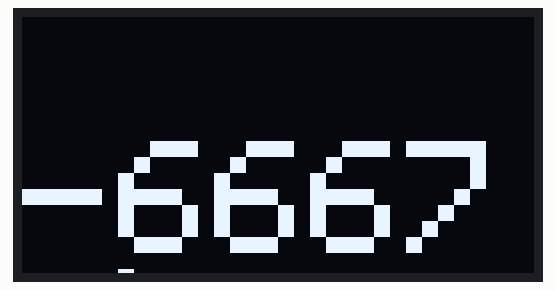
A sketch run on a simulated Arduino Uno, built with avr-gcc and run on an emulated ATmega328P. Parts: 128×64 one-colour display. The display library's start-up logo is not drawn; the local clock reads 2024-03-15 10:24:30 at power-on unless the sketch sets it; what the sketch prints to the serial monitor is not drawn.

Above: at 0.4 s.

The sketch:

pregnancy_countup.ino
```cpp
// set clock to 1MHz; 1 microsecond = 1 clock cycle
#define F_CPU 1000000L

#include <SPI.h>
#include <Wire.h>
#include <RTClib.h>
#include <Adafruit_GFX.h>
#include <Adafruit_SSD1306.h>
#include <stdio.h>
#include <avr/pgmspace.h>

#define DEBUG_ENABLED 1
#define DEBUG(x) if(DEBUG_ENABLED){Serial.print(x);}
#define DEBUG2(x,y) if(DEBUG_ENABLED){Serial.print(x,y);}

RTC_DS1307 rtc;

#define OLED_RESET -1
Adafruit_SSD1306 display(OLED_RESET);

#define BAR_XPOS         0
#define BAR_YPOS         0
#define BAR_HEIGHT       16
#define BAR_WIDTH        128

#define MAINPANEL_XPOS   0
#define MAINPANEL_YPOS   16
#define MAINPANEL_HEIGHT 48
#define MAINPANEL_WIDTH  128

#define PREG_WKS         39
#define PREGDUE_Y        2016
#define PREGDUE_M        8
#define PREGDUE_D        18

#define SEC_IN_WK        604800L

#define REFRESH_INTERVAL 3600000

static DateTime due;

static long int due_ut = 0;

static char sbuffer[64] = "";
static char fbuffer[64] = "";
const char fmt_timenow_P[] PROGMEM =   { "Now: %04d/%02d/%02d %02d:%02d:%02d\n" };
const char fmt_wksremain_P[] PROGMEM = { "Weeks remaining: %d\n" };
const char fmt_wkspassed_P[] PROGMEM = { "Weeks counted: %d (%d%%)\n" };
const char fmt_baby_P[] PROGMEM = { "Baby!" };

void setup () {

  Serial.begin(9600);
  if (! rtc.begin()) {
    DEBUG(F("Couldn't find RTC\n"));
    while (1);
  }

  if (! rtc.isrunning()) {
    DEBUG(F("RTC is NOT running!\n"));
  }

  DEBUG(F("Initializing the display.\n"));
  display.begin(SSD1306_SWITCHCAPVCC, SSD1306_I2C_ADDRESS, false);
  display.display();
  delay(200);
  display.clearDisplay();

  DEBUG(F("Calcuating due date.\n"));
  due = DateTime(PREGDUE_Y, PREGDUE_M, PREGDUE_D, 0, 0, 0);
  due_ut = due.unixtime();

  print_text("baby!");
}

void loop () {
    DateTime now = rtc.now();

    strcpy_P(fbuffer, fmt_timenow_P);
    sprintf(sbuffer, fbuffer,
      now.year(), now.month(), now.day(),
      now.hour(), now.minute(), now.second());
    DEBUG(sbuffer);

    int wks_rem = int((due_ut - now.unixtime()) / SEC_IN_WK);
    int wks_passed = PREG_WKS - wks_rem;
    float wks_pct = float(wks_passed) / float(PREG_WKS);

    strcpy_P(fbuffer, fmt_wkspassed_P);
    sprintf(sbuffer, fbuffer,
      wks_passed, int(wks_pct*100.0));
    DEBUG(sbuffer);

    strcpy_P(fbuffer, fmt_wksremain_P);
    sprintf(sbuffer, fbuffer,
      wks_rem);
    DEBUG(sbuffer);

    if(wks_pct > 1.0) {
      wks_pct = 1.0;
    }
    print_progress(wks_pct);

    if(wks_rem < 1) {
      strcpy_P(sbuffer, fmt_baby_P);
      print_text(sbuffer);
    } else {
      sprintf(sbuffer, "%dwks", wks_passed);
      print_text(sbuffer);
    }

    DEBUG(F("\n"));
    delay(REFRESH_INTERVAL);
}

void print_progress(const float percent) {
  int bar_sz = int(percent * BAR_WIDTH);
  display.fillRect(BAR_XPOS, BAR_YPOS, bar_sz, BAR_HEIGHT, WHITE);
  display.display();
}

void print_text(const char* text) {
  display.fillRect(MAINPANEL_XPOS, MAINPANEL_YPOS, MAINPANEL_WIDTH, MAINPANEL_HEIGHT, BLACK);
  display.setCursor(MAINPANEL_XPOS, MAINPANEL_YPOS+15);
  display.setTextSize(4);
  display.setTextColor(WHITE);
  display.print(text);
  display.display();
}
```
